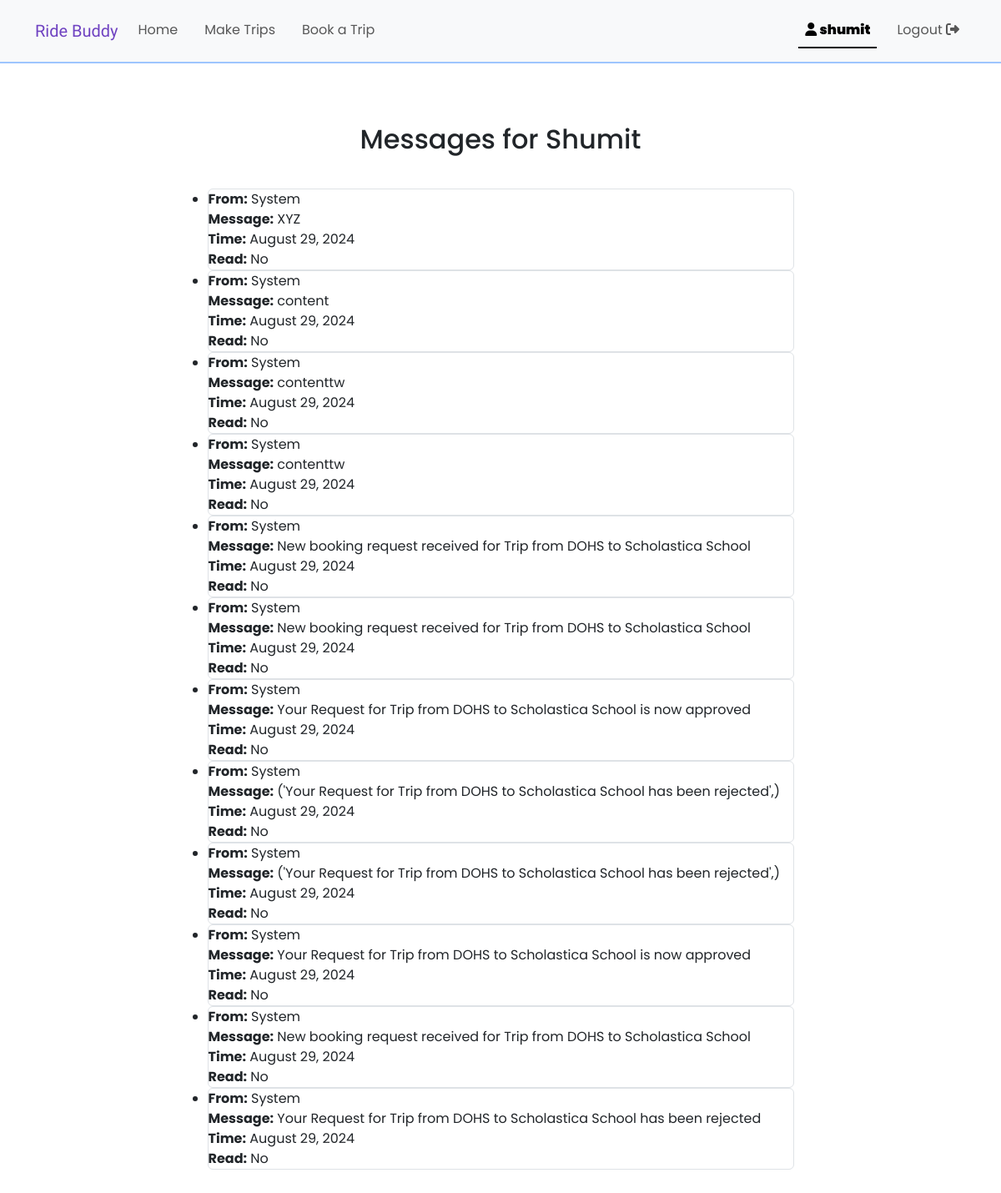
The app's page /mypage/1 (signed in), older data.
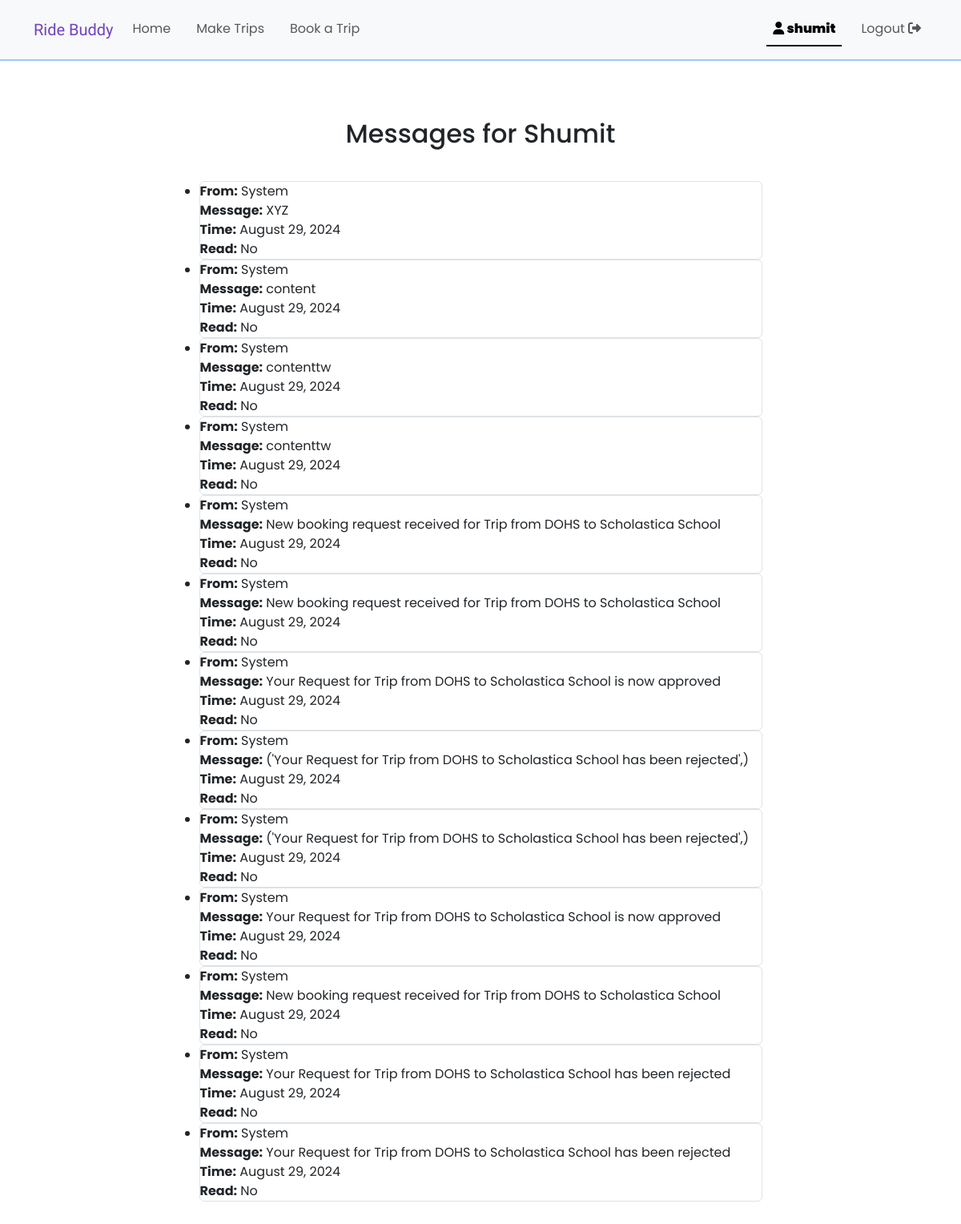
The same page, newer data.
### RideSharing/models.py (models this page shows)
class Messages(models.Model):
    MESSAGE_TYPE_CHOICES = [
        ('approval', 'Approval'),
        ('rejection', 'Rejection'),
        ('request', 'Request'),
        ('info', 'Info'),
    ]
    sender = models.ForeignKey(User, on_delete=models.SET_NULL, null=True, blank=True)
    recipient = models.ForeignKey(User, on_delete=models.CASCADE, related_name='message_recipient')
    content = models.TextField()
    time_stamp = models.DateTimeField(auto_now_add=True)
    system_message = models.BooleanField(default=True)
    read = models.BooleanField(default=False)
    underlying_trip = models.ForeignKey(Trips, on_delete=models.CASCADE)
    underlying_booking = models.ForeignKey(Spot_Bookings, on_delete=models.SET_NULL, null=True, blank=True)
    message_type = models.CharField(max_length=10, choices=MESSAGE_TYPE_CHOICES)

### RideSharing/views.py (the view)
# urls.py: path("mypage/<int:user_id>", views.mypage, name="mypage"),
@login_required(login_url ='/login')
def mypage(request, user_id):
    user = User.objects.get(id=user_id)
    my_messages = user.message_recipient.all()
    return render(request, "mypage.html", {
        'recipient' : user,
        'my_messages' : my_messages
    })

### RideSharing/templates/mypage.html (shortened to what this page needs)
{% extends "layout.html" %}
{% block body %}
    <h2 class="text-center">Messages for {{ recipient.username|capfirst }}</h2>
    <ul class="boxes mx-auto">
        {% for message in my_messages %}
            <li onclick="handle_message_click(event)" data-trip-id="{{message.underlying_trip.id}}" data-booking-id="{{message.underlying_booking.id}}"
            class="border rounded booking_row mail_summary">
                <strong>From:</strong> {% if message.sender %}{{ message.sender.username }}{% else %}System{% endif %}
                <br>
                <strong>Message:</strong> {{ message.content }}
                <br>
                <strong>Time:</strong> {{ message.time_stamp|date:"F j, Y" }}
                <br>
                <strong>Read:</strong> {{ message.read|yesno:"Yes,No" }}
            </li>
        {% empty %}
            <li>No messages found.</li>
        {% endfor %}
    </ul>
{% endblock %}

Row changes from the older to the newer data that the page shows:
added Messages: shows "System", content "Your Request for Trip from DOHS to Scholastica School has been rejected", time_stamp "August 29, 2024", read "No"
